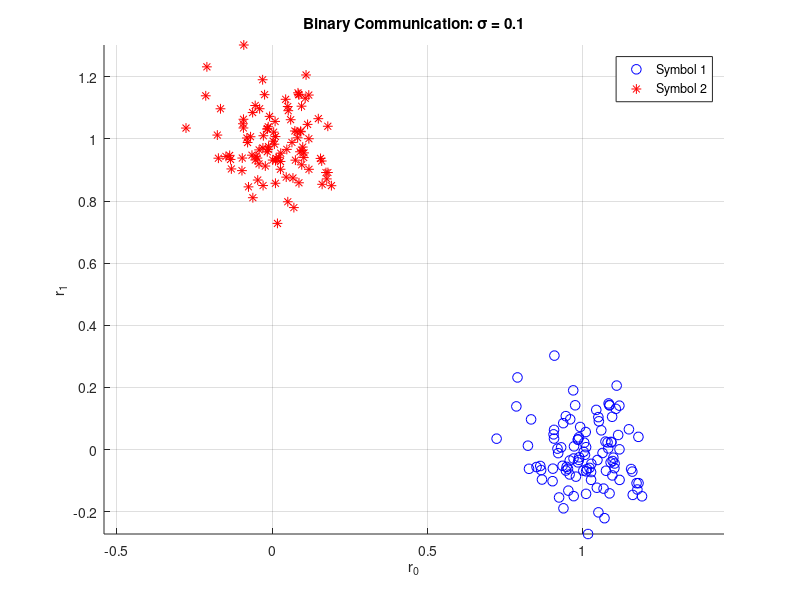
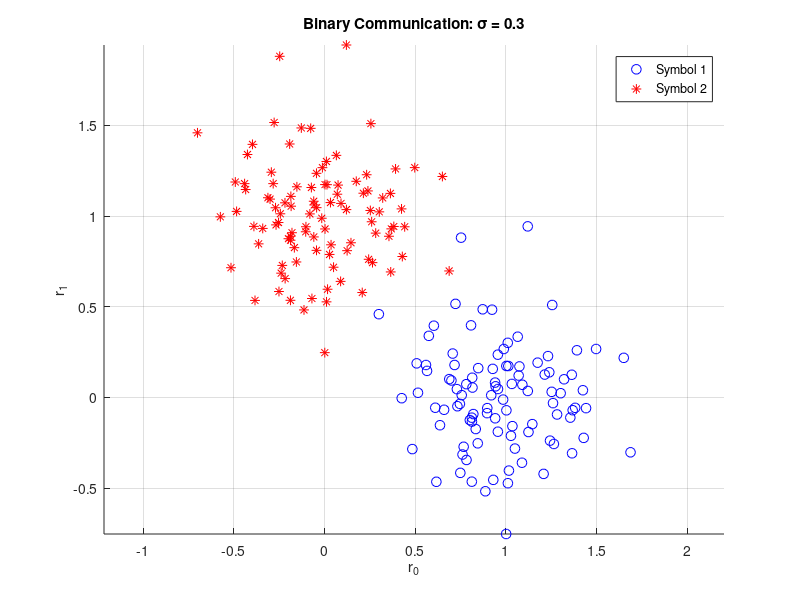
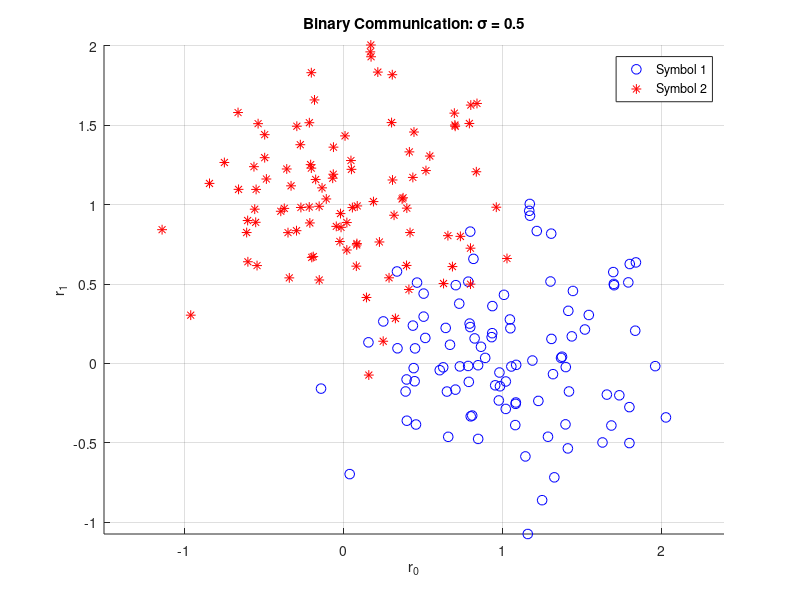

MATLAB code to generate these figures, in order:
% Parameters
E = 1;
N = 100;  % Number of samples
sigmas = [0.1, 0.3, 0.5];

% Loop over different sigma values
for idx = 1:length(sigmas)
    sigma = sigmas(idx);
    n0 = sigma * randn(N, 1);
    n1 = sigma * randn(N, 1);
    
    % Symbol 1: (sqrt(E) + n0, n1)
    r1_0 = sqrt(E) + n0;
    r1_1 = n1;
    
    % Symbol 2: (n0, sqrt(E) + n1)
    r2_0 = n0;
    r2_1 = sqrt(E) + n1;
    
    % Plotting
    figure;
    scatter(r1_0, r1_1, 50, 'b', 'o'); hold on;
    scatter(r2_0, r2_1, 50, 'r', '*');
    xlabel('r_0'); ylabel('r_1');
    title(['Binary Communication: \sigma = ', num2str(sigma)]);
    legend('Symbol 1', 'Symbol 2');
    axis equal; grid on;
end
